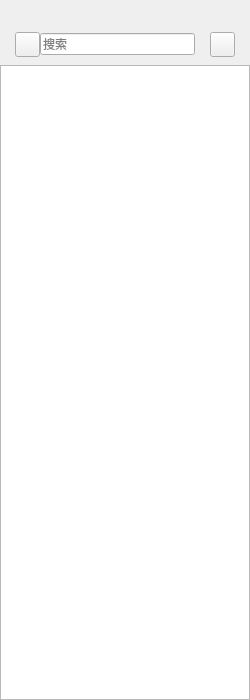
<?xml version="1.0" encoding="UTF-8"?>
<ui version="4.0">
 <class>ChatPaneWidget</class>
 <widget class="QWidget" name="ChatPaneWidget">
  <property name="geometry">
   <rect>
    <x>0</x>
    <y>0</y>
    <width>250</width>
    <height>700</height>
   </rect>
  </property>
  <property name="sizePolicy">
   <sizepolicy hsizetype="Expanding" vsizetype="Expanding">
    <horstretch>0</horstretch>
    <verstretch>0</verstretch>
   </sizepolicy>
  </property>
  <property name="minimumSize">
   <size>
    <width>250</width>
    <height>0</height>
   </size>
  </property>
  <property name="maximumSize">
   <size>
    <width>250</width>
    <height>16777215</height>
   </size>
  </property>
  <property name="windowTitle">
   <string>Form</string>
  </property>
  <layout class="QGridLayout" name="gridLayout">
   <property name="leftMargin">
    <number>0</number>
   </property>
   <property name="topMargin">
    <number>0</number>
   </property>
   <property name="rightMargin">
    <number>0</number>
   </property>
   <property name="bottomMargin">
    <number>0</number>
   </property>
   <property name="spacing">
    <number>0</number>
   </property>
   <item row="0" column="0">
    <widget class="QWidget" name="nullWidget" native="true">
     <property name="minimumSize">
      <size>
       <width>0</width>
       <height>25</height>
      </size>
     </property>
     <property name="maximumSize">
      <size>
       <width>16777215</width>
       <height>25</height>
      </size>
     </property>
    </widget>
   </item>
   <item row="1" column="0">
    <widget class="QWidget" name="toolWidget" native="true">
     <property name="minimumSize">
      <size>
       <width>0</width>
       <height>40</height>
      </size>
     </property>
     <property name="maximumSize">
      <size>
       <width>16777215</width>
       <height>40</height>
      </size>
     </property>
     <layout class="QGridLayout" name="gridLayout_2">
      <property name="leftMargin">
       <number>15</number>
      </property>
      <property name="topMargin">
       <number>0</number>
      </property>
      <property name="rightMargin">
       <number>15</number>
      </property>
      <property name="bottomMargin">
       <number>0</number>
      </property>
      <property name="horizontalSpacing">
       <number>15</number>
      </property>
      <property name="verticalSpacing">
       <number>0</number>
      </property>
      <item row="0" column="0">
       <widget class="QWidget" name="searchWidget" native="true">
        <property name="minimumSize">
         <size>
          <width>0</width>
          <height>25</height>
         </size>
        </property>
        <property name="maximumSize">
         <size>
          <width>16777215</width>
          <height>25</height>
         </size>
        </property>
        <layout class="QGridLayout" name="gridLayout_4">
         <property name="leftMargin">
          <number>0</number>
         </property>
         <property name="topMargin">
          <number>0</number>
         </property>
         <property name="rightMargin">
          <number>0</number>
         </property>
         <property name="bottomMargin">
          <number>0</number>
         </property>
         <property name="spacing">
          <number>0</number>
         </property>
         <item row="0" column="0" rowspan="2" colspan="2">
          <widget class="QPushButton" name="btnSearch">
           <property name="maximumSize">
            <size>
             <width>25</width>
             <height>25</height>
            </size>
           </property>
           <property name="focusPolicy">
            <enum>Qt::FocusPolicy::StrongFocus</enum>
           </property>
           <property name="text">
            <string/>
           </property>
           <property name="icon">
            <iconset resource="../../app/resource.qrc">
             <normaloff>:/resource/icon/menu/search2.svg</normaloff>:/resource/icon/menu/search2.svg</iconset>
           </property>
           <property name="iconSize">
            <size>
             <width>12</width>
             <height>12</height>
            </size>
           </property>
          </widget>
         </item>
         <item row="0" column="2" rowspan="2">
          <widget class="QLineEdit" name="leditSearch">
           <property name="sizePolicy">
            <sizepolicy hsizetype="Expanding" vsizetype="Fixed">
             <horstretch>0</horstretch>
             <verstretch>0</verstretch>
            </sizepolicy>
           </property>
           <property name="minimumSize">
            <size>
             <width>0</width>
             <height>0</height>
            </size>
           </property>
           <property name="maximumSize">
            <size>
             <width>16777215</width>
             <height>16777215</height>
            </size>
           </property>
           <property name="placeholderText">
            <string>搜索</string>
           </property>
          </widget>
         </item>
        </layout>
       </widget>
      </item>
      <item row="0" column="1">
       <widget class="QToolButton" name="btnPlus">
        <property name="minimumSize">
         <size>
          <width>25</width>
          <height>25</height>
         </size>
        </property>
        <property name="maximumSize">
         <size>
          <width>25</width>
          <height>25</height>
         </size>
        </property>
        <property name="focusPolicy">
         <enum>Qt::FocusPolicy::StrongFocus</enum>
        </property>
        <property name="text">
         <string/>
        </property>
        <property name="icon">
         <iconset resource="../../app/resource.qrc">
          <normaloff>:/resource/icon/menu/plus.svg</normaloff>:/resource/icon/menu/plus.svg</iconset>
        </property>
       </widget>
      </item>
     </layout>
    </widget>
   </item>
   <item row="2" column="0">
    <widget class="QListWidget" name="listWidget"/>
   </item>
  </layout>
 </widget>
 <resources>
  <include location="../../app/resource.qrc"/>
 </resources>
 <connections/>
</ui>
